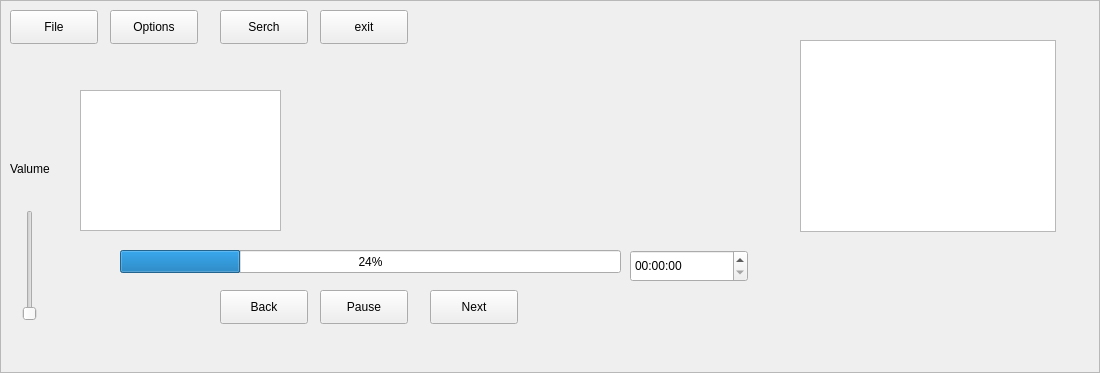
<?xml version="1.0" encoding="UTF-8"?>
<ui version="4.0">
 <class>PMP_PLayer</class>
 <widget class="QFrame" name="PMP_PLayer">
  <property name="geometry">
   <rect>
    <x>0</x>
    <y>0</y>
    <width>1100</width>
    <height>373</height>
   </rect>
  </property>
  <property name="windowTitle">
   <string>Frame</string>
  </property>
  <property name="frameShape">
   <enum>QFrame::StyledPanel</enum>
  </property>
  <property name="frameShadow">
   <enum>QFrame::Raised</enum>
  </property>
  <widget class="QSlider" name="verticalSlider">
   <property name="geometry">
    <rect>
     <x>20</x>
     <y>210</y>
     <width>20</width>
     <height>111</height>
    </rect>
   </property>
   <property name="orientation">
    <enum>Qt::Vertical</enum>
   </property>
  </widget>
  <widget class="QProgressBar" name="progressBar">
   <property name="geometry">
    <rect>
     <x>120</x>
     <y>250</y>
     <width>501</width>
     <height>23</height>
    </rect>
   </property>
   <property name="value">
    <number>24</number>
   </property>
  </widget>
  <widget class="QTimeEdit" name="timeEdit">
   <property name="geometry">
    <rect>
     <x>630</x>
     <y>250</y>
     <width>118</width>
     <height>32</height>
    </rect>
   </property>
  </widget>
  <widget class="QPushButton" name="FilepushButton">
   <property name="geometry">
    <rect>
     <x>10</x>
     <y>10</y>
     <width>88</width>
     <height>34</height>
    </rect>
   </property>
   <property name="text">
    <string>File</string>
   </property>
  </widget>
  <widget class="QPushButton" name="OptionspushButton_2">
   <property name="geometry">
    <rect>
     <x>110</x>
     <y>10</y>
     <width>88</width>
     <height>34</height>
    </rect>
   </property>
   <property name="text">
    <string>Options</string>
   </property>
  </widget>
  <widget class="QPushButton" name="SearchpushButton_3">
   <property name="geometry">
    <rect>
     <x>220</x>
     <y>10</y>
     <width>88</width>
     <height>34</height>
    </rect>
   </property>
   <property name="text">
    <string>Serch</string>
   </property>
  </widget>
  <widget class="QPushButton" name="ExitpushButton_4">
   <property name="geometry">
    <rect>
     <x>320</x>
     <y>10</y>
     <width>88</width>
     <height>34</height>
    </rect>
   </property>
   <property name="text">
    <string>exit</string>
   </property>
  </widget>
  <widget class="QGraphicsView" name="graphicsView">
   <property name="geometry">
    <rect>
     <x>80</x>
     <y>90</y>
     <width>201</width>
     <height>141</height>
    </rect>
   </property>
  </widget>
  <widget class="QPushButton" name="BackpushButton_5">
   <property name="geometry">
    <rect>
     <x>220</x>
     <y>290</y>
     <width>88</width>
     <height>34</height>
    </rect>
   </property>
   <property name="text">
    <string>Back</string>
   </property>
  </widget>
  <widget class="QPushButton" name="PausepushButton_6">
   <property name="geometry">
    <rect>
     <x>320</x>
     <y>290</y>
     <width>88</width>
     <height>34</height>
    </rect>
   </property>
   <property name="text">
    <string>Pause</string>
   </property>
  </widget>
  <widget class="QPushButton" name="NextpushButton_8">
   <property name="geometry">
    <rect>
     <x>430</x>
     <y>290</y>
     <width>88</width>
     <height>34</height>
    </rect>
   </property>
   <property name="text">
    <string>Next</string>
   </property>
  </widget>
  <widget class="QLabel" name="label">
   <property name="geometry">
    <rect>
     <x>10</x>
     <y>160</y>
     <width>59</width>
     <height>18</height>
    </rect>
   </property>
   <property name="text">
    <string>Valume</string>
   </property>
  </widget>
  <widget class="QListWidget" name="PlaylistWidget">
   <property name="geometry">
    <rect>
     <x>800</x>
     <y>40</y>
     <width>256</width>
     <height>192</height>
    </rect>
   </property>
  </widget>
 </widget>
 <resources/>
 <connections/>
</ui>
